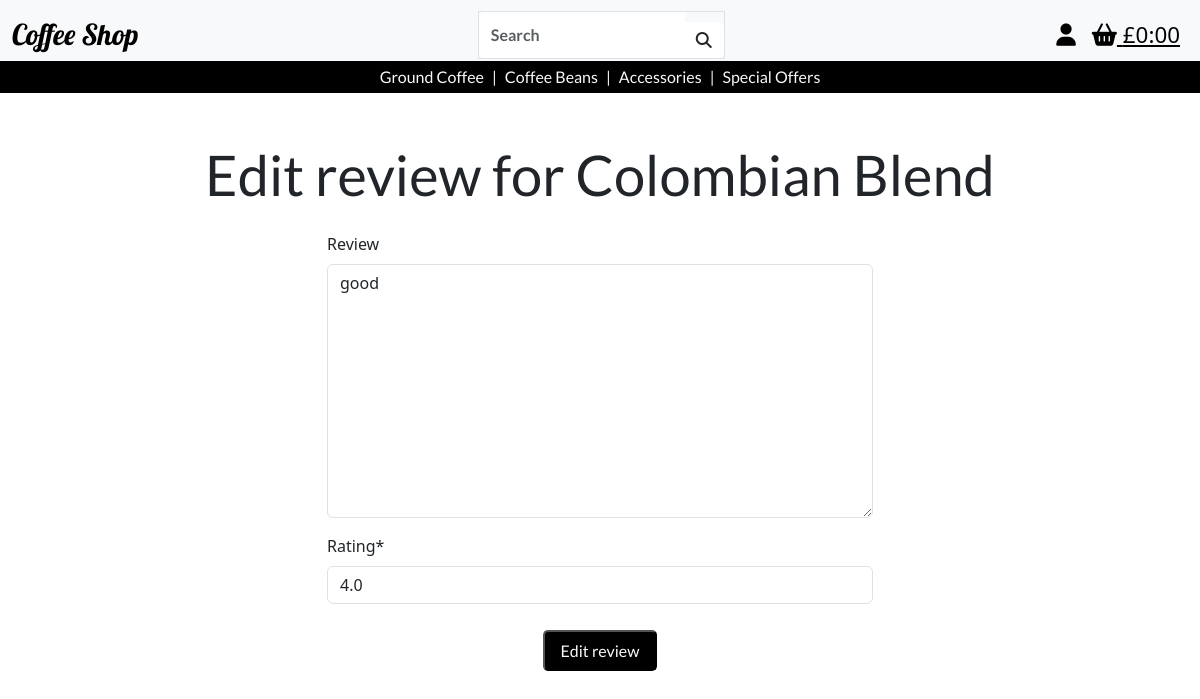
The app's page /reviews/edit/12/ (signed in) with its own data.
### products/models.py (models this page shows, shortened)
class Product(models.Model):
    category = models.ForeignKey(
        'Category', null=True, blank=True, on_delete=models.SET_NULL)
    sku = models.CharField(max_length=254, null=True, blank=True, unique=True)
    product_name = models.CharField(max_length=254)
    description = models.TextField()
    price = models.DecimalField(max_digits=6, decimal_places=2)
    image_url = models.URLField(max_length=1024, null=True, blank=True)
    image = models.ImageField(null=True, blank=True)

### reviews/models.py (models this page shows, shortened)
class Reviews(models.Model):
    class Meta:
        verbose_name_plural = 'reviews'
    product = models.ForeignKey('products.Product', on_delete=models.SET_NULL, null=True, blank=False, related_name='reviews')
    user = models.ForeignKey(
        UserProfile, on_delete=models.CASCADE, null=False, blank=False, related_name='reviews'
    )
    review_id = models.AutoField(primary_key=True)
    review = models.TextField(max_length=1000, blank=True)
    rating = models.FloatField(validators=[MinValueValidator(
        1), MaxValueValidator(5)], null=False, blank=False)
    created_at = models.DateTimeField(auto_now_add=True)
    updated_at = models.DateTimeField(auto_now=True)

### reviews/views.py (the view)
# urls.py: path('edit/<int:review_id>/', views.edit_review, name='edit_review'),
@login_required
def edit_review(request, review_id):
    review = get_object_or_404(Reviews, pk=review_id)
    product = review.product
    if not (request.user.is_superuser or request.user == review.user):
        messages.error(request, "You do not have the authorisation to edit this review")
        return redirect('product_reviews', product_id=review.product.id)
    if request.method == 'POST':
        form = ReviewForm(request.POST, instance=review)
        if form.is_valid():
            form.save()
            messages.success(request, "Review updated")
            return redirect('product_reviews', product_id=review.product.id)
    else:
        form = ReviewForm(instance=review)
    context = {
        'form': form,
        'review': review,
        'product': product,
    }
    return render(request, 'reviews/edit_review.html', context)

### reviews/forms.py
class ReviewForm(forms.ModelForm):
    class Meta:
        model = Reviews
        fields = ('review', 'rating')

### bag/contexts.py (called while the page is built, shortened)
def bag_contents(request):
    bag_items = []
    total = 0
    product_count = 0
    bag = request.session.get('bag', {})
    if total < settings.FREE_DELIVERY_THRESHOLD:
        delivery = total * Decimal(settings.STANDARD_DELIVERY_PERCENTAGE / 100)
        free_delivery_delta = settings.FREE_DELIVERY_THRESHOLD - total
    else:
        delivery = 0
        free_delivery_delta = 0
    grand_total = delivery + total
    context = {
        'bag_items' : bag_items,
        'total' : total,
        'product_count' : product_count,
        'delivery': delivery,
        'free_delivery_delta' : free_delivery_delta,
        'free_delivery_threshold' : settings.FREE_DELIVERY_THRESHOLD,
        'grand_total' : grand_total,
    }
    return context

### reviews/templates/reviews/edit_review.html (shortened to what this page needs)
{% extends 'base.html' %}
{% block content %}
<div class="container">
  <div class="row text-center">
    <h1 class="mt-5 header">Edit review for {{ product.product_name }}</h1>
  </div>
  <div class="row justify-content-center">
    <div class="col-12 col-sm-8 col-md-6">
      <form class="mt-3" action="{% url 'edit_review' review.review_id %}" method="POST">
        {{ form|crispy }}
        <div class="text-center mt-3">
          <button class="mb-5">Edit review</button>
        </div>
      </form>
    </div>
  </div>
</div>
{% endblock %}

### static/css/base.css (style rules this page uses)
button, .button { color: #f8f9fa; font-family: "lato", sans-serif; font-weight: 400; text-decoration: none; background-color: black; padding: 0.4rem 1rem; border-radius: 5px; margin-top: 10px; }
.header { font-size:3.5rem; font-family: 'lato', sans-serif; }

### records on screen
Product: product_name "Colombian Blend"
Reviews: review "good", rating "4.0"
